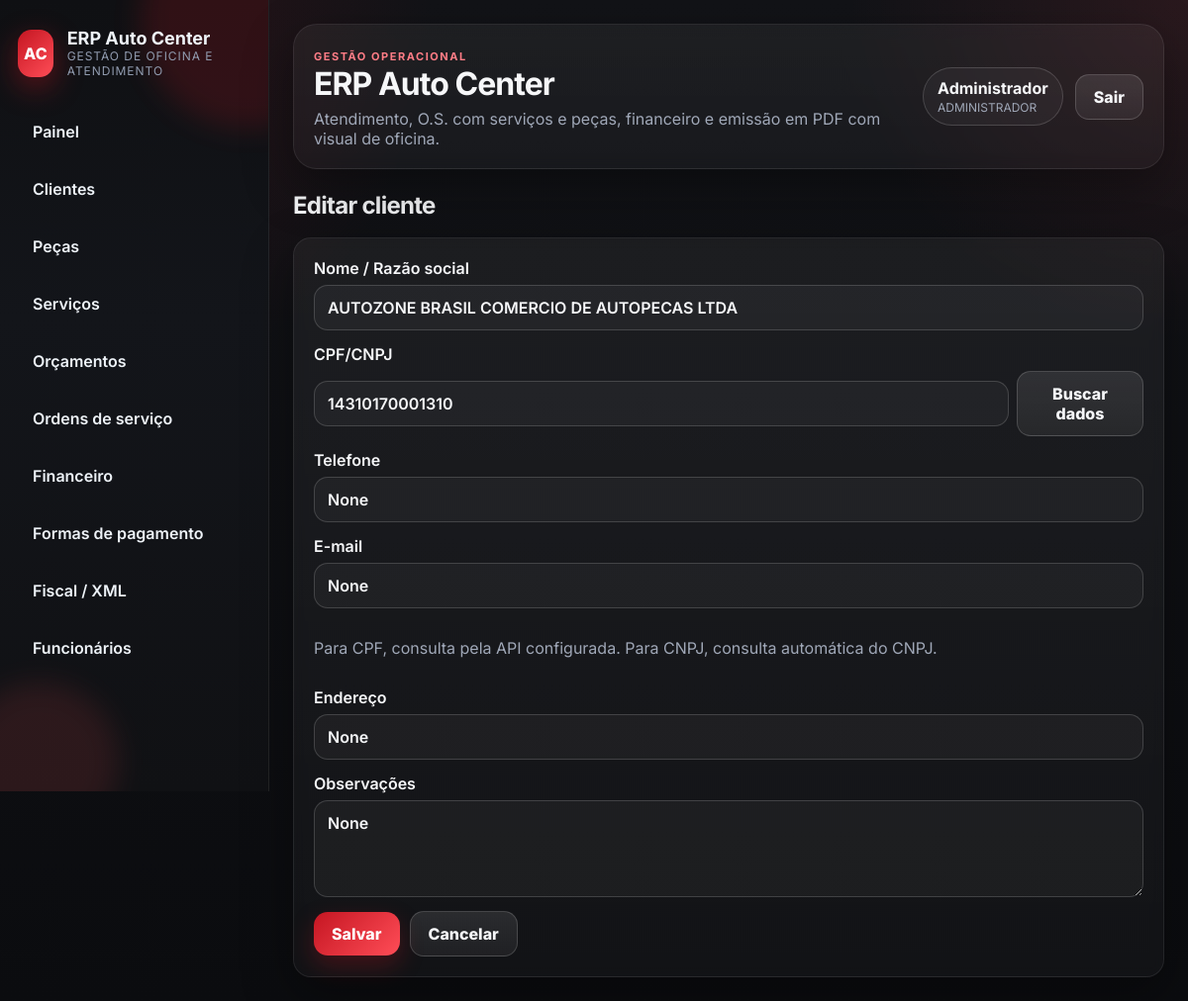
Page /clientes/3/editar (signed in) on the committed database.
### app/models.py (models this page shows, shortened)
class TimestampMixin:
    created_at = db.Column(db.DateTime, default=datetime.now, nullable=False)
    updated_at = db.Column(db.DateTime, default=datetime.now, onupdate=datetime.now, nullable=False)

class SerializableMixin:
    def to_dict(self) -> dict:
        data: dict = {}
        for column in self.__table__.columns:
            value = getattr(self, column.name)
            if isinstance(value, (datetime, date)):
                data[column.name] = value.isoformat()
            elif isinstance(value, Decimal):
                data[column.name] = float(value)
            else:
                data[column.name] = value
        return data

class User(db.Model, TimestampMixin, SerializableMixin):
    __tablename__ = 'users'
    id = db.Column(db.Integer, primary_key=True)
    username = db.Column(db.String(50), unique=True, nullable=False)
    password_hash = db.Column(db.String(255), nullable=False)
    role = db.Column(db.String(30), nullable=False, default='MECANICO')
    nome = db.Column(db.String(120), nullable=False)
    ativo = db.Column(db.Boolean, default=True, nullable=False)

class Client(db.Model, TimestampMixin, SerializableMixin):
    __tablename__ = 'clients'
    id = db.Column(db.Integer, primary_key=True)
    nome = db.Column(db.String(160), nullable=False)
    cpf_cnpj = db.Column(db.String(20))
    telefone = db.Column(db.String(30))
    email = db.Column(db.String(120))
    endereco = db.Column(db.String(255))
    observacoes = db.Column(db.Text)
    budgets = db.relationship('Budget', back_populates='client', cascade='all')
    work_orders = db.relationship('WorkOrder', back_populates='client', cascade='all')

### app/web.py (the view)
@web_bp.route('/clientes/<int:client_id>/editar', methods=['GET', 'POST'])
@login_required
def clients_edit(client_id: int):
    client = db.session.get(Client, client_id)
    if not client:
        return redirect(url_for('web.clients_index'))
    if request.method == 'POST':
        _fill_client_from_form(client)
        db.session.commit()
        flash('Cliente atualizado.', 'success')
        return redirect(url_for('web.clients_show', client_id=client.id))
    return render_template('clientes/form.html', client=client)

### app/auth.py (called while the page is built)
def current_user() -> User | None:
    user_id = session.get(SESSION_KEY)
    if not user_id:
        return None
    return db.session.get(User, user_id)

def login_required(view):
    @wraps(view)
    def wrapped(*args, **kwargs):
        if not current_user():
            flash('Faça login para continuar.', 'warning')
            return redirect(url_for('web.login', next=request.path))
        return view(*args, **kwargs)
    return wrapped

### app/templates/clientes/form.html (shortened to what this page needs)
{% extends 'base.html' %}
{% block content %}
<div class="page-header"><div><h2>{{ 'Editar cliente' if client else 'Novo cliente' }}</h2></div></div>
<div class="card">
  <form method="post">
    <div class="form-grid-2">
      <label>Nome / Razão social<input id="nome" type="text" name="nome" value="{{ client.nome if client else '' }}" required></label>
      <label>CPF/CNPJ
        <div class="inline-form">
          <input id="cpf_cnpj" type="text" name="cpf_cnpj" value="{{ client.cpf_cnpj if client else '' }}">
          <button type="button" class="secondary" id="buscar-documento">Buscar dados</button>
        </div>
      </label>
      <label>Telefone<input id="telefone" type="text" name="telefone" value="{{ client.telefone if client else '' }}"></label>
      <label>E-mail<input id="email" type="email" name="email" value="{{ client.email if client else '' }}"></label>
    </div>
    <p class="muted" id="documento-status">Para CPF, consulta pela API configurada. Para CNPJ, consulta automática do CNPJ.</p>
    <label>Endereço<input id="endereco" type="text" name="endereco" value="{{ client.endereco if client else '' }}"></label>
    <label>Observações<textarea id="observacoes" name="observacoes">{{ client.observacoes if client else '' }}</textarea></label>
    <div class="actions"><button type="submit">Salvar</button><a class="button secondary" href="{{ url_for('web.clients_index') }}">Cancelar</a></div>
  </form>
</div>
{% endblock %}

### app/templates/base.html (shortened to what this page needs)
<!DOCTYPE html>
<html lang="pt-BR">
<head>
  <link rel="stylesheet" href="{{ url_for('static', filename='styles.css') }}">
</head>
<body>
  <aside class="sidebar">
    <div class="sidebar-glow sidebar-glow-top"></div>
    <div class="sidebar-glow sidebar-glow-bottom"></div>
    <div class="brand">
      <div class="brand-badge">AC</div>
      <div>
        <strong>ERP Auto Center</strong>
        <span>gestão de oficina e atendimento</span>
      </div>
    </div>
    <nav>
      <a href="{{ url_for('web.dashboard') }}">Painel</a>
      <a href="{{ url_for('web.clients_index') }}">Clientes</a>
      <a href="{{ url_for('web.products_index') }}">Peças</a>
      <a href="{{ url_for('web.services_index') }}">Serviços</a>
      <a href="{{ url_for('web.budgets_index') }}">Orçamentos</a>
      <a href="{{ url_for('web.work_orders_index') }}">Ordens de serviço</a>
      {% if current_user() and current_user().role == 'ADMINISTRADOR' %}
      <a href="{{ url_for('web.finance_index') }}">Financeiro</a>
      <a href="{{ url_for('web.payment_methods_index') }}">Formas de pagamento</a>
      <a href="{{ url_for('web.fiscal_index') }}">Fiscal / XML</a>
      <a href="{{ url_for('web.employees_index') }}">Funcionários</a>
      {% endif %}
    </nav>
  </aside>
  <main class="main">
    <header class="topbar card glass-card">
      <div>
        <span class="eyebrow">gestão operacional</span>
        <h1>ERP Auto Center</h1>
        <p>Atendimento, O.S. com serviços e peças, financeiro e emissão em PDF com visual de oficina.</p>
      </div>
      <div class="user-box">
        {% if current_user() %}
        <div class="user-chip">
          <strong>{{ current_user().nome }}</strong>
          <span>{{ current_user().role }}</span>
        </div>
        <a class="button secondary" href="{{ url_for('web.logout') }}">Sair</a>
        {% endif %}
      </div>
    </header>
    {% block content %}{% endblock %}
  </main>
</body>
</html>

### rows in the picture
User: nome "Administrador", role "ADMINISTRADOR"
Client: nome "AUTOZONE BRASIL COMERCIO DE AUTOPECAS LTDA", cpf_cnpj "14310170001310", telefone "None", email "None", endereco "None", observacoes "None"

### other values in the picture
{{ 'Editar cliente' if client else 'Novo cliente' }} "Editar cliente"
